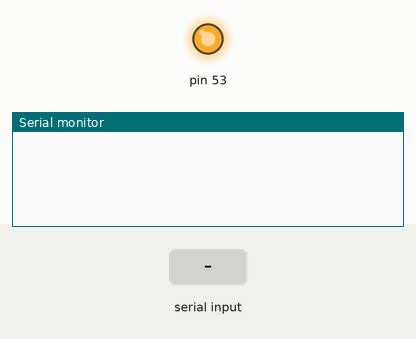
This sketch was run on a simulated Arduino Mega 2560, built with avr-gcc and run on an emulated ATmega2560. Parts: output pins drawn as LEDs (lit = HIGH), the last lines printed to the serial monitor. The inputs (shaded band) are chosen by the test bench. Pins used as bus, display or sensor lines are not drawn.

Above: at 2.2 s.
2.3 s: "A" received over Serial
At 2.9 s:
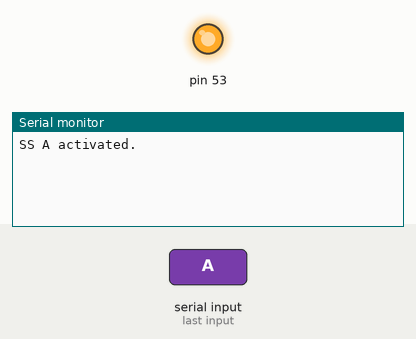
3.8 s: "B" received over Serial
At 5.0 s:
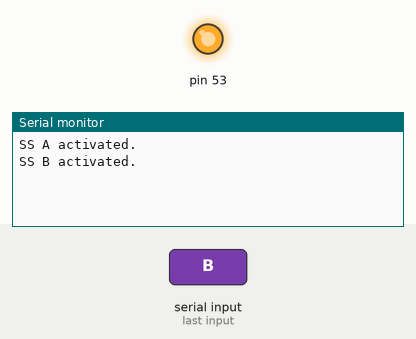
5.3 s: "1" received over Serial
At 6.3 s:
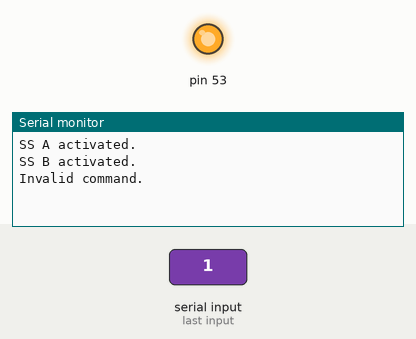

Measured:
- after the input at 2.3 s, the serial monitor: prints a new line at once (image 1)
- after the input at 3.8 s, the serial monitor: prints a new line at once (image 2)
- after the input at 5.3 s, the serial monitor: prints a new line at once (image 3)

The sketch:

stepper_motor_test_2.ino
```cpp
#include <Arduino.h>
#include <SPI.h>

// ステッピングモーター用のピンの定義
#define PIN_SPI_MOSI 23
#define PIN_SPI_MISO 19
#define PIN_SPI_SCK 18
#define PIN_SPI_SS_A 17
#define PIN_SPI_SS_B 16

// 現在の角度（初期値は0度）
float currentAngle = 0;

void setup() {
  delay(1000);
  Serial.begin(115200);

  // SPI通信のピンの準備
  pinMode(PIN_SPI_MOSI, OUTPUT);
  pinMode(PIN_SPI_MISO, INPUT);
  pinMode(PIN_SPI_SCK, OUTPUT);
  pinMode(PIN_SPI_SS_A, OUTPUT);
  pinMode(PIN_SPI_SS_B, OUTPUT);
  digitalWrite(PIN_SPI_SS_A, HIGH);
  digitalWrite(PIN_SPI_SS_B, HIGH);

  // SPI通信の開始設定
  SPI.begin();
  SPI.setDataMode(SPI_MODE3); // SCKの立上りでデータを送受信、アイドル時はHIGH
  SPI.setBitOrder(MSBFIRST); // MSBから送信

  // L6470の初期設定
  L6470_setup();
}

//**********************************************
// SPI通信するための関数
//**********************************************
void L6470_send(unsigned char value, int ssPin) {
  digitalWrite(ssPin, LOW);
  SPI.transfer(value); // 制御信号をSPI通信で送る
  digitalWrite(ssPin, HIGH);
}

//**********************************************
// L6470の初期設定
//**********************************************
void L6470_setup() {
  // デバイス設定
  L6470_send(0x00, PIN_SPI_SS_A);
  L6470_send(0x00, PIN_SPI_SS_B);
  L6470_send(0x00, PIN_SPI_SS_A);
  L6470_send(0x00, PIN_SPI_SS_B);
  L6470_send(0xC0, PIN_SPI_SS_A);

  // 最大回転スピード設定
  L6470_send(0x07, PIN_SPI_SS_A); // レジスタアドレス
  L6470_send(0x20, PIN_SPI_SS_A); // 値 (10bit)

  // その他の設定は必要に応じて追加
}

void loop() {
  if (Serial.available()) {
    char cmd = Serial.read();
    switch (cmd) {
      case 'A':
        // Aが入力された場合、PIN_SPI_SS_Aのみ有効
        digitalWrite(PIN_SPI_SS_B, HIGH);
        digitalWrite(PIN_SPI_SS_A, LOW);
        Serial.println("SS A activated.");
        break;
      case 'B':
        // Bが入力された場合、PIN_SPI_SS_Bのみ有効
        digitalWrite(PIN_SPI_SS_A, HIGH);
        digitalWrite(PIN_SPI_SS_B, LOW);
        Serial.println("SS B activated.");
        break;
      default:
        // それ以外の場合は無視
        Serial.println("Invalid command.");
        break;
    }
  }

  // ここでモータ制御のロジックを実行（省略）
}
```
